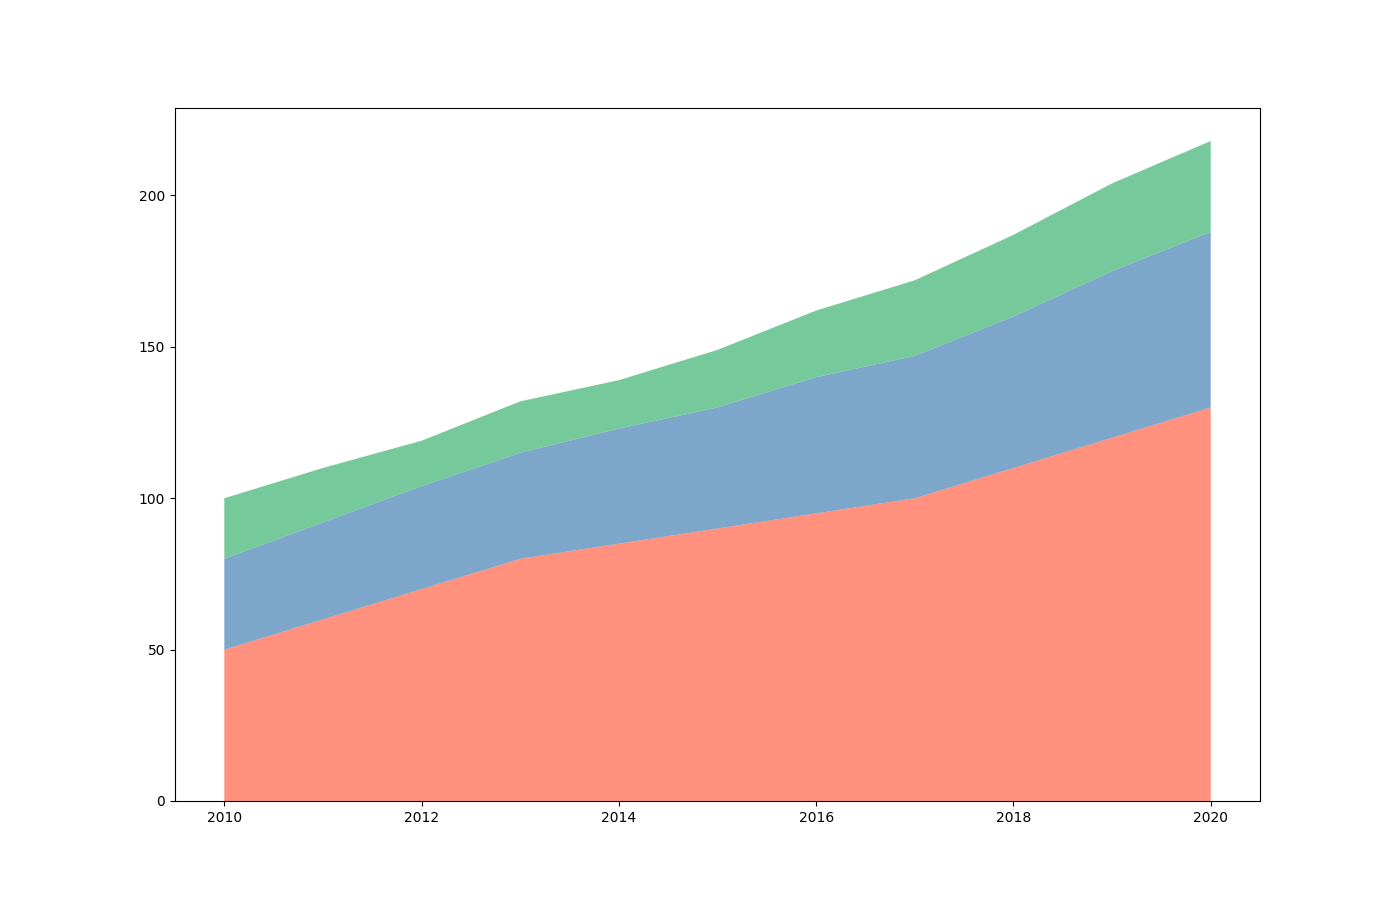

This figure's Python source:
import matplotlib.pyplot as plt
import numpy as np

years = np.arange(2010, 2021)
species_a = [50, 60, 70, 80, 85, 90, 95, 100, 110, 120, 130]
species_b = [30, 32, 34, 35, 38, 40, 45, 47, 50, 55, 58]
species_c = [20, 18, 15, 17, 16, 19, 22, 25, 27, 29, 30]

data = np.array([species_a, species_b, species_c])
new_colors = ['#ff6347', '#4682b4', '#3cb371']

fig, ax = plt.subplots(figsize=(14, 9))
ax.stackplot(years, data, colors=new_colors, alpha=0.7)

plt.show()
